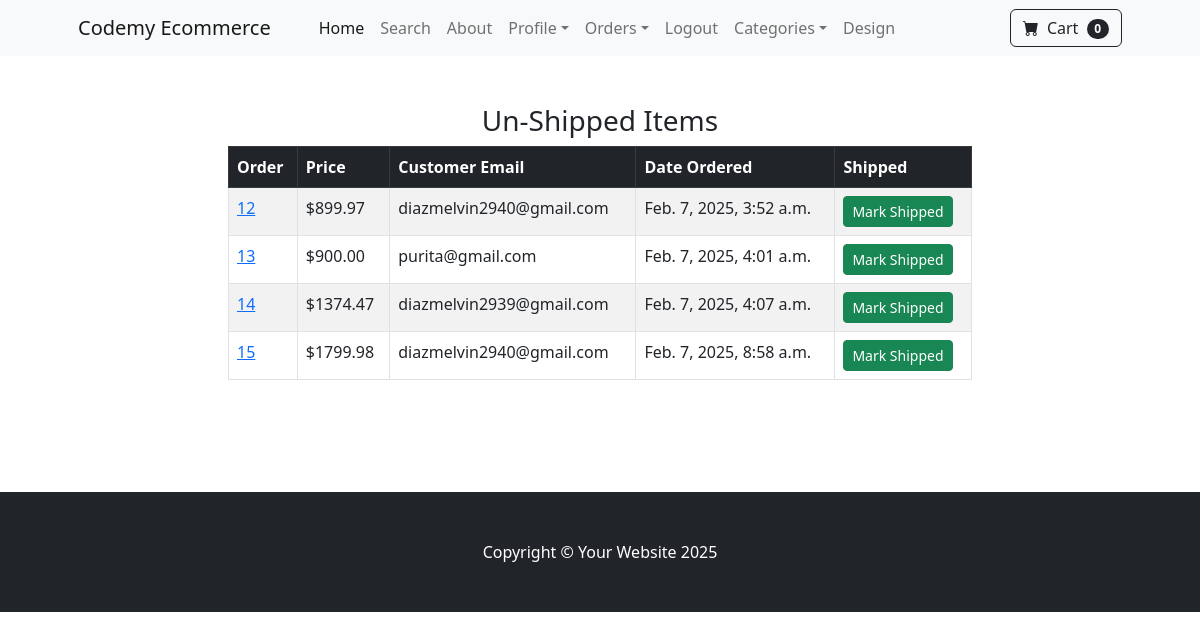
Page /payment/not_shipped_dash (signed in) on the committed database.
### payment/models.py (models this page shows, shortened)
class Order(models.Model):
    user = models.ForeignKey(User, on_delete=models.CASCADE, null=True, blank=True)
    full_name = models.CharField(max_length=250)
    email = models.EmailField(max_length=250)
    shipping_address = models.TextField(max_length=15000)
    amount_paid = models.DecimalField(max_digits=7, decimal_places=2)
    date_ordered = models.DateTimeField(auto_now_add=True)
    shipped = models.BooleanField(default=False)
    date_shipped = models.DateTimeField(blank=True, null=True)

### payment/views.py (the view, shortened to what this page needs)
# urls.py: path('not_shipped_dash', views.not_shipped_dash, name='not_shipped_dash'),
def not_shipped_dash(request):
	if request.user.is_authenticated and request.user.is_superuser:
		orders = Order.objects.filter(shipped=False)
		return render(request, "payment/not_shipped_dash.html", {"orders": orders})
	else:
		messages.success(request, "Access Denied")
		return redirect('home')

### cart/cart.py (called while the page is built)
    def __len__(self):
        return len(self.cart)

### cart/context_processors.py (called while the page is built)
def cart(request):
    return {'cart': Cart(request)}

### payment/templates/payment/not_shipped_dash.html (shortened to what this page needs)
{% extends 'base.html' %}
{% block content %}
        <div class="container">
        	<div class="row">
        		<center>
        			<div class="col-8">
        				<br/><br/>
<h3>Un-Shipped Items</h3>
<table class="table table-striped table-hover table-bordered">
  <thead class="table-dark">
    <tr>
      <th scope="col">Order</th>
      <th scope="col">Price</th>
      <th scope="col">Customer Email</th>
      <th scope="col">Date Ordered</th>
      <th scope="col">Shipped</th>
    </tr>
  </thead>
  <tbody>
  	{% for item in orders %}
    <tr>
      <td><a href="{% url 'orders' item.id %}">{{ item.id }}</a></td>
      <td>${{ item.amount_paid }}</td>
      <td>{{ item.email }}</td>
      <td>{{ item.date_ordered }}</td>
      <td>
        <form method="POST">
          <button type="Submit" class="btn btn-success btn-sm">Mark Shipped</button>
        </form>
      </td>
    </tr>
    {% endfor %}
  </tbody>
</table>
<br/><br/>
<br/><br/>
        			</div>
        		</center>
        	</div>
        </div>
{% endblock %}

### rows in the picture
Order: id "12", amount_paid "899.97", email "diazmelvin2940@gmail.com", date_ordered "Feb. 7, 2025, 3:52 a.m."
Order: id "13", amount_paid "900.00", email "purita@gmail.com", date_ordered "Feb. 7, 2025, 4:01 a.m."
Order: id "14", amount_paid "1374.47", email "diazmelvin2939@gmail.com", date_ordered "Feb. 7, 2025, 4:07 a.m."
Order: id "15", amount_paid "1799.98", email "diazmelvin2940@gmail.com", date_ordered "Feb. 7, 2025, 8:58 a.m."

### other values in the picture
{{ cart|length }} "0"
